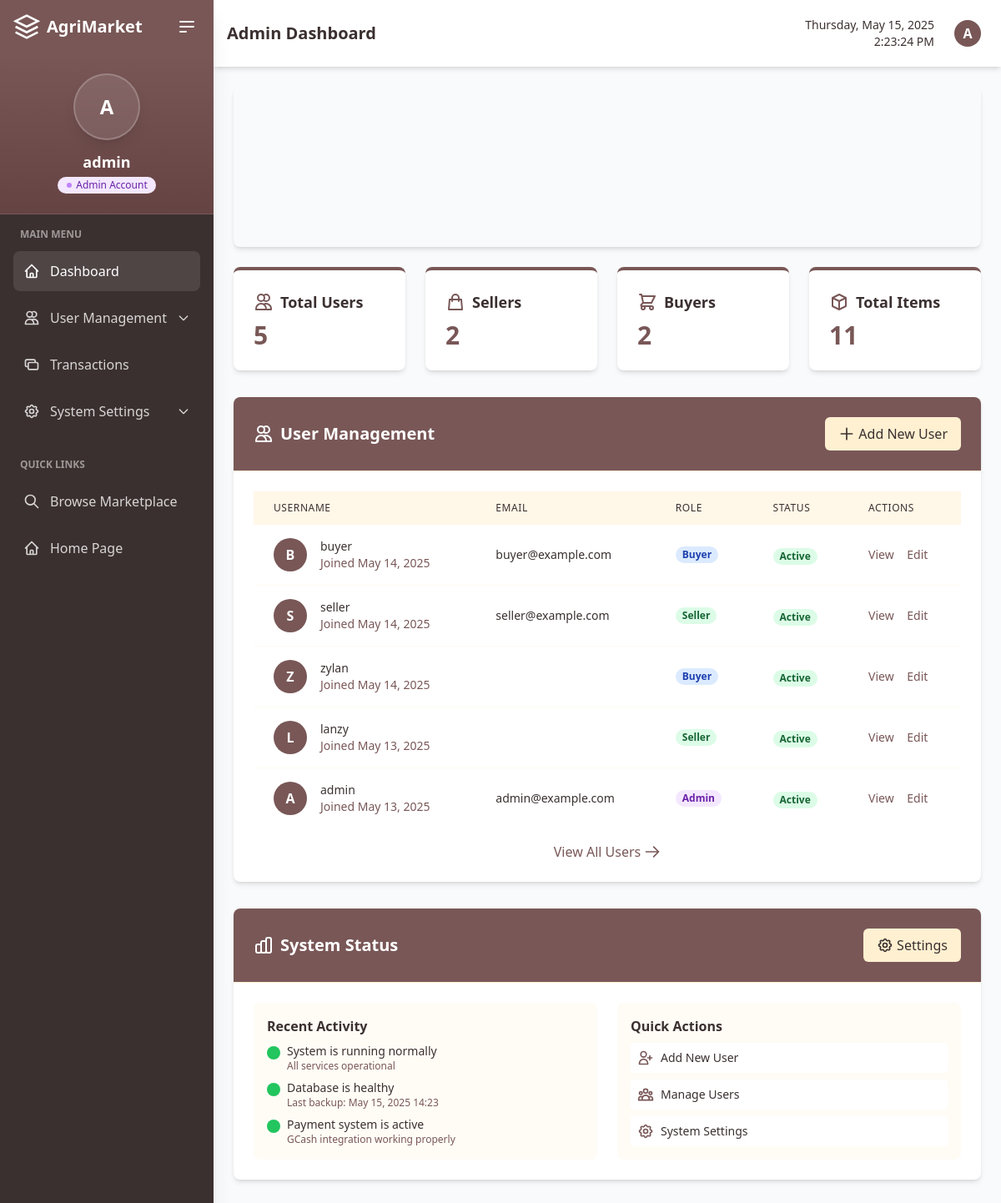
Before: /custom-admin/dashboard/ (signed in) with the older database file.
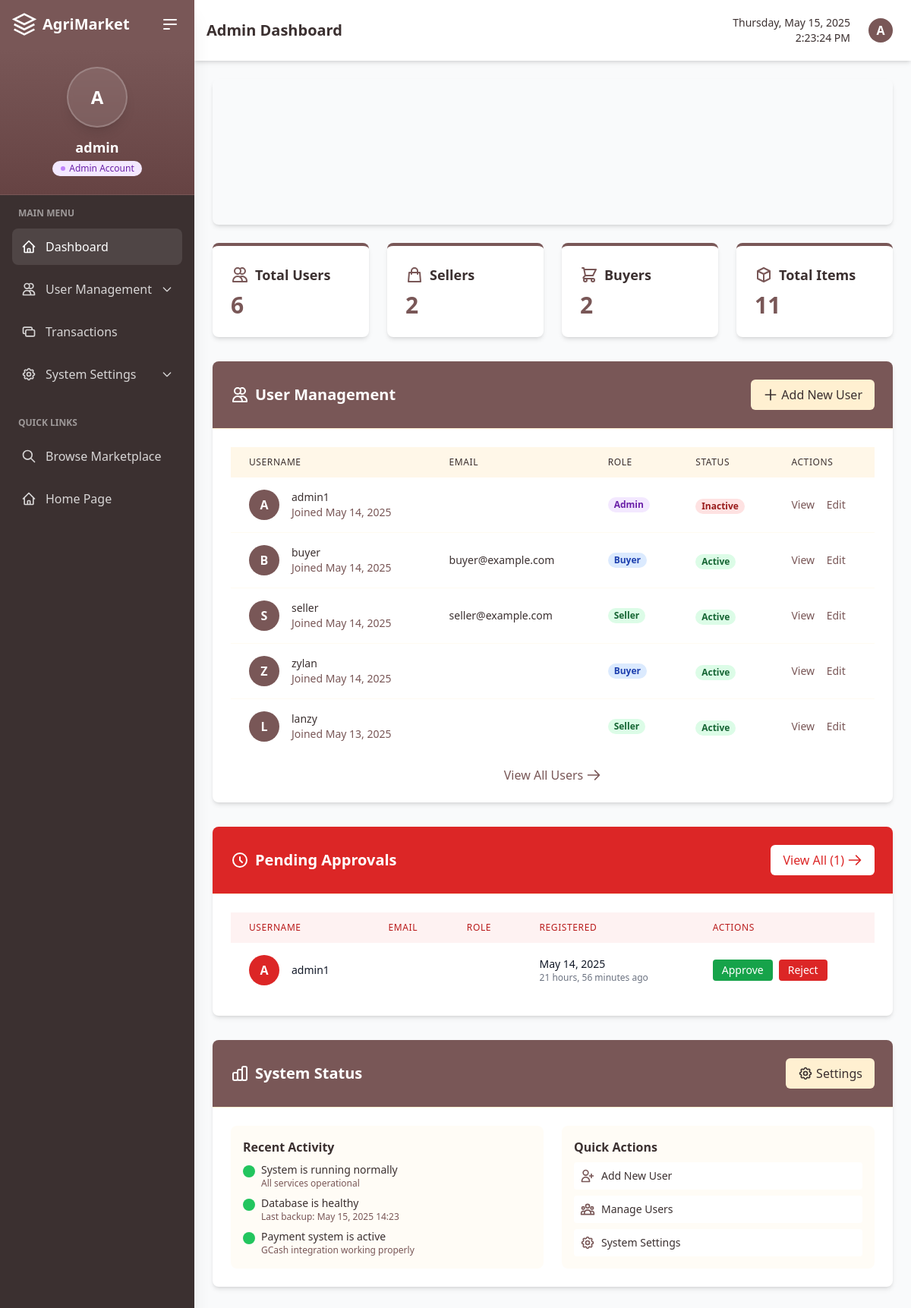
After: the same page with the newer database file.
### marketplace/models.py (models this page shows, shortened)
class User(AbstractUser):
    is_seller = models.BooleanField(default=False)
    is_buyer = models.BooleanField(default=False)
    is_approved = models.BooleanField(default=False, help_text="Indicates whether the user has been approved by an admin")
    profile_image = models.ImageField(upload_to='profile_images/', blank=True, null=True)
    phone_number = models.CharField(max_length=15, blank=True, null=True)
    address = models.CharField(max_length=255, blank=True, null=True)
    city = models.CharField(max_length=100, blank=True, null=True)
    business_name = models.CharField(max_length=100, blank=True, null=True)
    business_id = models.CharField(max_length=50, blank=True, null=True)
    terms_agreed = models.BooleanField(default=False)
    terms_agreed_date = models.DateTimeField(blank=True, null=True)

### marketplace/admin_views.py (the view)
# urls.py: path('custom-admin/dashboard/', admin_views.admin_dashboard, name='admin_dashboard'),
@login_required
@user_passes_test(is_admin)
def admin_dashboard(request):
    total_users = User.objects.count()
    total_sellers = User.objects.filter(is_seller=True).count()
    total_buyers = User.objects.filter(is_buyer=True).count()
    total_items = Item.objects.count()
    pending_approvals_count = User.objects.filter(is_active=False, is_approved=False).count()
    recent_users = User.objects.all().order_by('-date_joined')[:5]
    pending_users = User.objects.filter(is_active=False, is_approved=False).order_by('-date_joined')[:5]
    now = timezone.now()
    return render(request, 'admin/dashboard.html', {
        'total_users': total_users,
        'total_sellers': total_sellers,
        'total_buyers': total_buyers,
        'total_items': total_items,
        'recent_users': recent_users,
        'pending_approvals_count': pending_approvals_count,
        'pending_users': pending_users,
        'now': now
    })

### marketplace/admin_views.py (called while the page is built)
def is_admin(user):
    return user.is_authenticated and user.is_superuser

### marketplace/context_processors.py (called while the page is built, shortened)
def cart_processor(request):
    return {
        'active_cart': None,
        'cart': None,
        'cart_quantity': 0
    }

def notification_processor(request):
    return {
        'unread_notifications_count': 0,
        'recent_notifications': []
    }

### templates/admin/dashboard.html (shortened to what the changed rows need)
{% extends 'admin/admin_base.html' %}
{% load static %}
{% block page_title %}Admin Dashboard{% endblock %}
{% block dashboard_content %}
<div id="stats-overview" class="grid grid-cols-1 md:grid-cols-4 gap-6 mb-8"
     data-users="{{ total_users }}"
     data-sellers="{{ total_sellers }}"
     data-buyers="{{ total_buyers }}"
     data-items="{{ total_items }}">
    <div class="dashboard-card bg-white p-6 rounded-lg shadow-md border-t-4 border-agri-brown transform transition-all duration-300 hover:shadow-lg hover:-translate-y-1">
        <div class="flex items-center mb-2">
            <h2 class="text-lg font-semibold text-agri-brown-darker">Total Users</h2>
        </div>
        <p class="text-3xl font-bold text-agri-brown">{{ total_users }}</p>
    </div>
    <div class="dashboard-card bg-white p-6 rounded-lg shadow-md border-t-4 border-agri-brown transform transition-all duration-300 hover:shadow-lg hover:-translate-y-1">
        <div class="flex items-center mb-2">
            <h2 class="text-lg font-semibold text-agri-brown-darker">Sellers</h2>
        </div>
    </div>
    <div class="dashboard-card bg-white p-6 rounded-lg shadow-md border-t-4 border-agri-brown transform transition-all duration-300 hover:shadow-lg hover:-translate-y-1">
        <div class="flex items-center mb-2">
            <h2 class="text-lg font-semibold text-agri-brown-darker">Buyers</h2>
        </div>
    </div>
    <div class="dashboard-card bg-white p-6 rounded-lg shadow-md border-t-4 border-agri-brown transform transition-all duration-300 hover:shadow-lg hover:-translate-y-1">
        <div class="flex items-center mb-2">
            <h2 class="text-lg font-semibold text-agri-brown-darker">Total Items</h2>
        </div>
    </div>
</div>
<div class="dashboard-card bg-white rounded-lg shadow-md overflow-hidden mb-8">
    <div class="p-6 border-b border-agri-cream bg-agri-brown">
        <div class="flex justify-between items-center">
            <h2 class="text-xl font-semibold text-white flex items-center">
                <svg xmlns="http://www.w3.org/2000/svg" class="h-6 w-6 mr-2" fill="none" viewBox="0 0 24 24" stroke="currentColor">
                    <path stroke-linecap="round" stroke-linejoin="round" stroke-width="2" d="M12 4.354a4 4 0 110 5.292M15 21H3v-1a6 6 0 0112 0v1zm0 0h6v-1a6 6 0 00-9-5.197M13 7a4 4 0 11-8 0 4 4 0 018 0z" />
                </svg>
                User Management
            </h2>
        </div>
    </div>
    <div class="p-6">
        {% if recent_users %}
        <div class="overflow-x-auto">
            <table class="w-full">
                <thead class="bg-agri-cream/50">
                    <tr>
                        <th class="px-6 py-3 text-left text-xs font-medium text-agri-brown-darker uppercase tracking-wider">Username</th>
                        <th class="px-6 py-3 text-left text-xs font-medium text-agri-brown-darker uppercase tracking-wider">Email</th>
                        <th class="px-6 py-3 text-left text-xs font-medium text-agri-brown-darker uppercase tracking-wider">Role</th>
                        <th class="px-6 py-3 text-left text-xs font-medium text-agri-brown-darker uppercase tracking-wider">Status</th>
                        <th class="px-6 py-3 text-left text-xs font-medium text-agri-brown-darker uppercase tracking-wider">Actions</th>
                    </tr>
                </thead>
                <tbody class="divide-y divide-agri-cream/30">
                    {% for user in recent_users %}
                    <tr class="hover:bg-agri-cream/10">
                        <td class="px-6 py-4 whitespace-nowrap">
                            <div class="flex items-center">
                                <div class="flex-shrink-0 h-10 w-10 rounded-full bg-agri-brown flex items-center justify-center text-white font-bold">
                                    {{ user.username.0|upper }}
                                </div>
                                <div class="ml-4">
                                    <div class="text-sm font-medium text-agri-brown-darker">{{ user.username }}</div>
                                    <div class="text-sm text-agri-brown">Joined {{ user.date_joined|date:"M d, Y" }}</div>
                                </div>
                            </div>
                        </td>
                        <td class="px-6 py-4 whitespace-nowrap">
                            <div class="text-sm text-agri-brown-darker">{{ user.email }}</div>
                        </td>
                        <td class="px-6 py-4 whitespace-nowrap">
                            <div class="flex space-x-1">
                                {% if user.is_superuser %}
                                <span class="px-2 inline-flex text-xs leading-5 font-semibold rounded-full bg-purple-100 text-purple-800">
                                    Admin
                                </span>
                                {% endif %}
                                {% if user.is_seller %}
                                <span class="px-2 inline-flex text-xs leading-5 font-semibold rounded-full bg-green-100 text-green-800">
                                    Seller
                                </span>
                                {% endif %}
                                {% if user.is_buyer %}
                                <span class="px-2 inline-flex text-xs leading-5 font-semibold rounded-full bg-blue-100 text-blue-800">
                                    Buyer
                                </span>
                                {% endif %}
                            </div>
                        </td>
                        <td class="px-6 py-4 whitespace-nowrap">
                            {% if user.is_active %}
                            <span class="px-2 inline-flex text-xs leading-5 font-semibold rounded-full bg-green-100 text-green-800">
                                Active
                            </span>
                            {% else %}
                            <span class="px-2 inline-flex text-xs leading-5 font-semibold rounded-full bg-red-100 text-red-800">
                                Inactive
                            </span>
                            {% endif %}
                        </td>
                        <td class="px-6 py-4 whitespace-nowrap text-sm font-medium">
                            <a href="{% url 'user_detail' user.id %}" class="text-agri-brown hover:text-agri-brown-dark mr-3">View</a>
                            <a href="{% url 'user_edit' user.id %}" class="text-agri-brown hover:text-agri-brown-dark">Edit</a>
                        </td>
                    </tr>
                    {% endfor %}
                </tbody>
            </table>
        </div>
        {% endif %}
    </div>
</div>
{% if pending_users %}
<div class="dashboard-card bg-white rounded-lg shadow-md overflow-hidden mb-8">
    <div class="p-6 border-b border-agri-cream bg-red-600">
        <div class="flex justify-between items-center">
            <h2 class="text-xl font-semibold text-white flex items-center">
                <svg xmlns="http://www.w3.org/2000/svg" class="h-6 w-6 mr-2" fill="none" viewBox="0 0 24 24" stroke="currentColor">
                    <path stroke-linecap="round" stroke-linejoin="round" stroke-width="2" d="M12 8v4l3 3m6-3a9 9 0 11-18 0 9 9 0 0118 0z" />
                </svg>
                Pending Approvals
            </h2>
            <a href="{% url 'pending_approvals' %}" class="bg-white text-red-600 px-4 py-2 rounded-md hover:bg-red-50 transition-colors flex items-center">
                <span>View All ({{ pending_approvals_count }})</span>
                <svg xmlns="http://www.w3.org/2000/svg" class="h-5 w-5 ml-1" fill="none" viewBox="0 0 24 24" stroke="currentColor">
                    <path stroke-linecap="round" stroke-linejoin="round" stroke-width="2" d="M14 5l7 7m0 0l-7 7m7-7H3" />
                </svg>
            </a>
        </div>
    </div>
    <div class="p-6">
        <div class="overflow-x-auto">
            <table class="w-full">
                <thead class="bg-red-50">
                    <tr>
                        <th class="px-6 py-3 text-left text-xs font-medium text-red-700 uppercase tracking-wider">Username</th>
                        <th class="px-6 py-3 text-left text-xs font-medium text-red-700 uppercase tracking-wider">Email</th>
                        <th class="px-6 py-3 text-left text-xs font-medium text-red-700 uppercase tracking-wider">Role</th>
                        <th class="px-6 py-3 text-left text-xs font-medium text-red-700 uppercase tracking-wider">Registered</th>
                        <th class="px-6 py-3 text-left text-xs font-medium text-red-700 uppercase tracking-wider">Actions</th>
                    </tr>
                </thead>
                <tbody class="divide-y divide-red-100">
                    {% for user in pending_users %}
                    <tr class="hover:bg-red-50">
                        <td class="px-6 py-4 whitespace-nowrap">
                            <div class="flex items-center">
                                <div class="flex-shrink-0 h-10 w-10 rounded-full bg-red-600 flex items-center justify-center text-white font-bold">
                                    {{ user.username.0|upper }}
                                </div>
                                <div class="ml-4">
                                    <div class="text-sm font-medium text-gray-900">{{ user.username }}</div>
                                </div>
                            </div>
                        </td>
                        <td class="px-6 py-4 whitespace-nowrap">
                        </td>
                        <td class="px-6 py-4 whitespace-nowrap">
                        </td>
                        <td class="px-6 py-4 whitespace-nowrap">
                            <div class="text-sm text-gray-900">{{ user.date_joined|date:"M d, Y" }}</div>
                            <div class="text-xs text-gray-500">{{ user.date_joined|timesince }} ago</div>
                        </td>
                        <td class="px-6 py-4 whitespace-nowrap text-sm font-medium">
                            <div class="flex space-x-2">
                                <a href="{% url 'approve_user' user.id %}" class="bg-green-600 text-white px-3 py-1 rounded hover:bg-green-700 transition-colors">
                                    Approve
                                </a>
                                <a href="{% url 'reject_user' user.id %}" class="bg-red-600 text-white px-3 py-1 rounded hover:bg-red-700 transition-colors">
                                    Reject
                                </a>
                            </div>
                        </td>
                    </tr>
                    {% endfor %}
                </tbody>
            </table>
        </div>
    </div>
</div>
{% endif %}
<div class="dashboard-card bg-white rounded-lg shadow-md overflow-hidden mb-8">
    <div class="p-6 border-b border-agri-cream bg-agri-brown">
        <div class="flex justify-between items-center">
            <h2 class="text-xl font-semibold text-white flex items-center">
                System Status
            </h2>
        </div>
    </div>
</div>
{% endblock %}

### templates/admin/admin_base.html (shortened to what the changed rows need)
<!DOCTYPE html>
<html lang="en">
<head>
    <script src="https://cdn.tailwindcss.com"></script>
</head>
<body class="bg-agri-cream">
    <div class="flex h-screen overflow-hidden" x-data="{ sidebarOpen: true }">
    <div class="relative flex flex-col flex-shrink-0 w-64 bg-agri-brown-darker text-white transition-all duration-300 shadow-xl"
         :class="{'w-64': sidebarOpen, 'w-20': !sidebarOpen}">
        <div class="flex flex-col items-center p-6 border-b border-agri-brown/30 bg-gradient-to-b from-agri-brown to-agri-brown-dark">
            <div class="relative w-20 h-20 rounded-full bg-white/10 backdrop-blur-sm flex items-center justify-center text-white text-2xl font-bold mb-3 shadow-lg border-2 border-white/20">
                {{ user.username.0|upper }}
            </div>
            <div x-show="sidebarOpen" class="text-center">
                <h3 class="font-semibold text-white text-lg">{{ user.username }}</h3>
                <div class="flex items-center justify-center mt-1">
                    <span class="inline-flex items-center px-2.5 py-0.5 rounded-full text-xs font-medium bg-purple-100 text-purple-800">
                    </span>
                </div>
            </div>
        </div>
    </div>
    <div class="flex-1 overflow-hidden flex flex-col bg-gray-50">
        <div class="bg-white shadow-md p-4 flex justify-between items-center">
            <div class="flex items-center">
                <h1 class="text-xl font-bold text-agri-brown-darker">{% block page_title %}Admin Dashboard{% endblock %}</h1>
            </div>
            <div class="flex items-center space-x-4">
                <div x-data="{ open: false }" class="relative">
                    <button @click="open = !open" class="flex items-center space-x-2 p-2 rounded-full hover:bg-agri-cream text-agri-brown-darker hover:text-agri-brown transition-colors">
                        <div class="w-8 h-8 rounded-full bg-agri-brown flex items-center justify-center text-white font-bold">
                            {{ user.username.0|upper }}
                        </div>
                    </button>
                </div>
            </div>
        </div>
        <div class="flex-1 overflow-y-auto p-6">
            {% block dashboard_content %}{% endblock %}
        </div>
    </div>
</div>
</body>
</html>

Changed rows visible on the page:
no longer on one of the page's lists (row unchanged): User: username.0 "A", username "admin", date_joined "May 13, 2025", email "admin@example.com"
added User: username.0 "A", username "admin1", date_joined "May 14, 2025", is_superuser "Admin", is_active "Inactive", date_joined "21 hours, 56 minutes"
Other visible differences:
{{ total_users }}: "5" → "6"
{{ pending_approvals_count }}: (not shown) → "1"
text now shown: "Pending Approvals View All ( ) USERNAME EMAIL ROLE REGISTERED ACTIONS"
